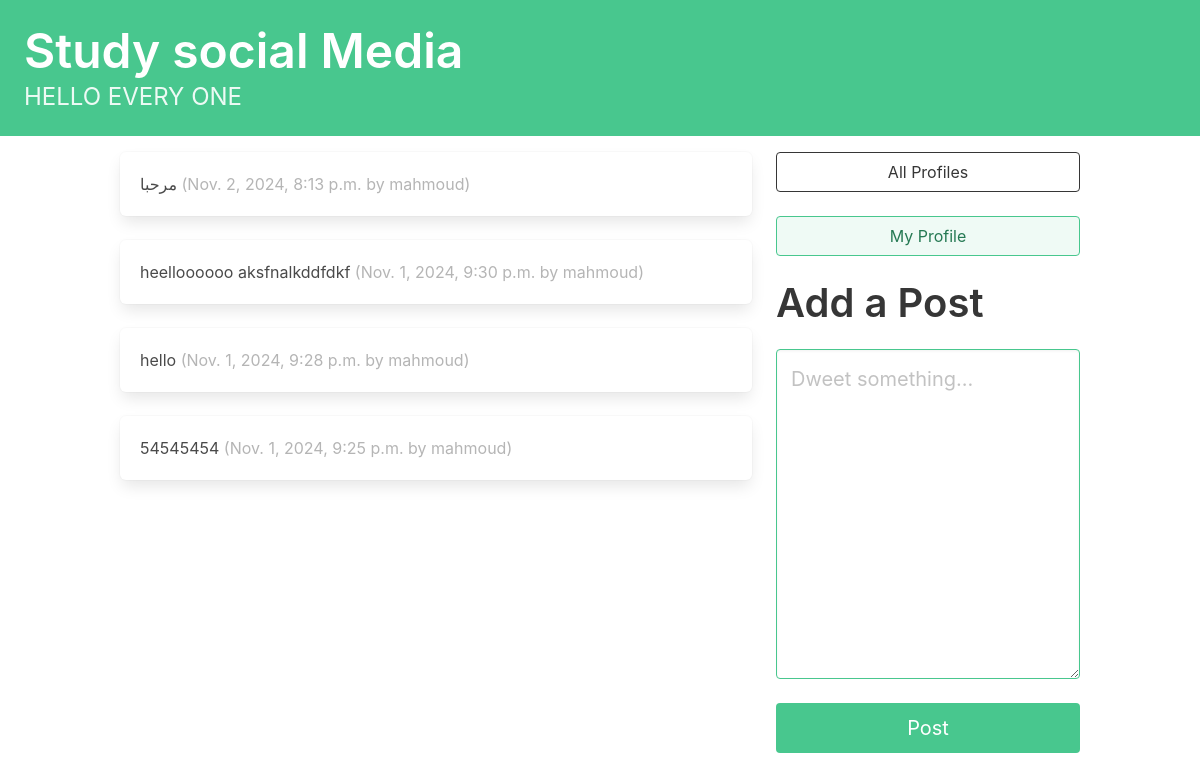
The app's page / (signed in) with its own data.
### dwitter/models.py (models this page shows, shortened)
class Dweet(models.Model):
    user = models.ForeignKey(
        User, related_name="dweets", on_delete=models.DO_NOTHING
    )
    body = models.CharField(max_length=140)
    created_at = models.DateTimeField(auto_now_add=True)

### dwitter/views.py (the view)
# urls.py: path("", dashboard, name="dashboard"),
def dashboard(request):
    form = DweetForm(request.POST or None)
    if request.method == "POST":
        if form.is_valid():
            dweet = form.save(commit=False)
            dweet.user = request.user
            dweet.save()
            return redirect("dwitter:dashboard")
    followed_dweets = Dweet.objects.filter(
        user__profile__in=request.user.profile.follows.all()
    ).order_by("-created_at")
    return render(
        request,
        "dwitter/dashboard.html",
        {"form": form, "dweets": followed_dweets},
    )

### dwitter/forms.py
class DweetForm(forms.ModelForm):
    body = forms.CharField(
        required=True,
        widget=forms.widgets.Textarea(
            attrs={
                "placeholder": "Dweet something...",
                "class": "textarea is-success is-medium",
            }
        ),
        label="",
    )
    class Meta:
        model = Dweet
        exclude = ("user",)

### dwitter/templates/dwitter/dashboard.html (shortened to what this page needs)
{% extends 'base.html' %}
{% block content %}
<div class="column">
    {% for dweet in dweets %}
        <div class="box">
            {{dweet.body}}
            <span class="is-small has-text-grey-light">
                ({{ dweet.created_at }} by {{ dweet.user.username }})
            </span>
        </div>
    {% endfor %}
</div>
<div class="column is-one-third">
    <div class="block">
        <a href="{% url 'dwitter:profile_list' %} ">
            <button class="button is-dark is-outlined is-fullwidth">
                All Profiles
            </button>
        </a>
    </div>
    <div class="block">
        <a href="{% url 'dwitter:profile' request.user.profile.id %} ">
            <button class="button is-success is-light is-outlined is-fullwidth">
                My Profile
            </button>
        </a>
    </div>
    <div class="block">
        <div class="block">
            <h2 class="title is-2">Add a Post</p>
        </div>
        <div class="block">
            <form method="post">
                {{ form.as_p }}
                <button class="button is-success is-fullwidth is-medium mt-5"
                        type="submit">Post
                </button>
            </form>
        </div>
    </div>
</div>
{% endblock content %}

### records on screen
Dweet: body "مرحبا", created_at "Nov. 2, 2024, 8:13 p.m.", user.username "mahmoud"
Dweet: body "heelloooooo aksfnalkddfdkf", created_at "Nov. 1, 2024, 9:30 p.m.", user.username "mahmoud"
Dweet: body "hello", created_at "Nov. 1, 2024, 9:28 p.m.", user.username "mahmoud"
Dweet: body "54545454", created_at "Nov. 1, 2024, 9:25 p.m.", user.username "mahmoud"
